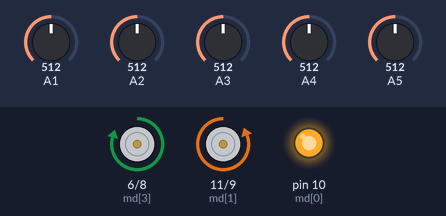
This sketch was run on a simulated Arduino Uno, built with avr-gcc and run on an emulated ATmega328P. On the bench: motor-driver pin pairs drawn as motors (green arrow = first pin HIGH = forward, orange = second pin HIGH = backward, longer = more drive), output pins drawn as LEDs (lit = HIGH). The inputs (shaded band) are chosen by the test bench; at power-on: A1 = 512, A5 = 512, A2 = 512, A3 = 512, A4 = 512. What the sketch prints to the serial monitor is not drawn.

Above: at 2.4 s.
2.5 s: A1 set to 306
At 3.07 s:
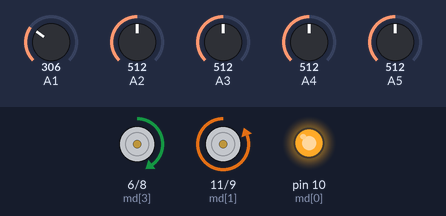
5.5 s: A5 set to 306
7.0 s: A2 set to 306
At 7.19 s:
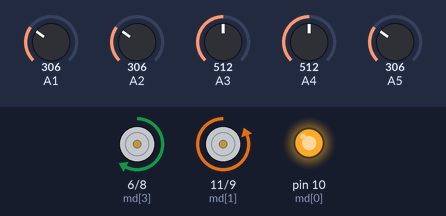
10.0 s: A3 set to 306
At 12.1 s:
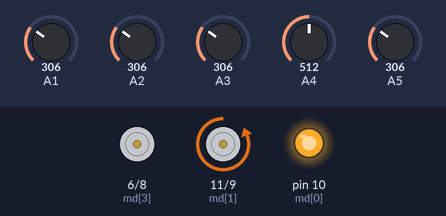
13.0 s: A3 set to 412
14.5 s: A3 set to 440
At 14.79 s:
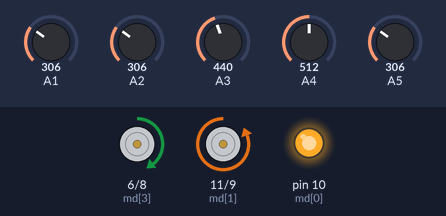
Timing chart, 0 to 18.5 s (numbered marks = the images above; inputs shaded):
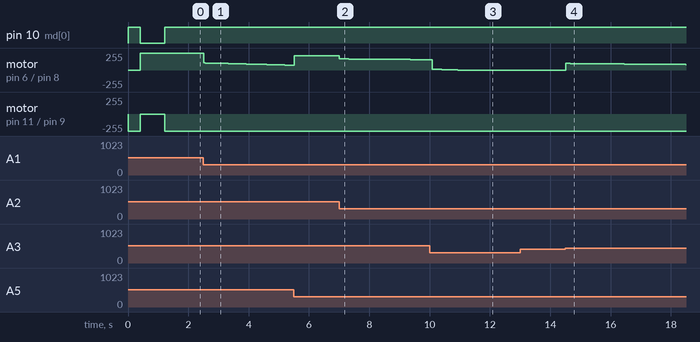

Measured:
- the behaviour switches between 427 and 428 on A3 (found by bisection; images 3 and 4)
- after the input at 2.5 s, motor on pin 6 (md[3]) / pin 8 (md[4]): moves from forward 250/255 to forward 72/255 over 2.9 s, starting at once
- after the input at 7.0 s, motor on pin 6 (md[3]) / pin 8 (md[4]): moves from forward 214/255 to forward 155/255 over 2.9 s, starting at once
- after the input at 14.5 s, motor on pin 6 (md[3]) / pin 8 (md[4]): stopped → forward 98/255 at once, → forward 97/255 0.16 s later, → forward 96/255 0.25 s later, → forward 95/255 0.25 s later, … (17 changes in this stretch)

The sketch:

line_follower.ino
```cpp
int in[7];
int ma[7]={0,0,0,0,0,0,0};
int mi[7]={500,500,500,500,500,500,500};
int md[]={10,11,9,6,8,7};
int cv;int k,pcv;
int perr;
long cerr;int pwma,pwmb,pwmm=255;
//float kp=0.28,ki=0.000008,kd=0.01;
float kp=0.19,ki=0.00008,kd=0.05;
void setup(){
  Serial.begin(9600);
  pinMode(13,INPUT);
  pinMode(12,INPUT);
  for(int i=0;i<5;i++)pinMode(md[i],OUTPUT);
  digitalWrite(md[0],HIGH);
  digitalWrite(md[1],LOW);
  digitalWrite(md[4],HIGH);
  digitalWrite(md[5],LOW);
  speedControl(255,255);
  for(int i=0;i<500;i++)
    takeInput();
  digitalWrite(md[0],LOW);
  digitalWrite(md[1],HIGH);
  digitalWrite(md[4],LOW);
  digitalWrite(md[5],HIGH);
  for(int i=0;i<1000;i++)
    takeInput();
  digitalWrite(md[0],HIGH);
  digitalWrite(md[1],LOW);
  digitalWrite(md[4],HIGH);
  digitalWrite(md[5],LOW);
  while(in[3]==0)
    takeInput();
  digitalWrite(md[0],HIGH);
  digitalWrite(md[1],LOW);
  digitalWrite(md[4],LOW);
  digitalWrite(md[5],HIGH);
}

void takeInput(){
  //in[0]=digitalRead(12);
  //in[7]=digitalRead(13);
  in[1]=analogRead(A1);
  in[2]=analogRead(A2);
  in[3]=analogRead(A3);
  in[4]=analogRead(A4);
  in[5]=analogRead(A5);
  for(int i=1;i<=5;i++){
    if(in[i]>ma[i])
      {ma[i]=in[i];}
    else
    if(in[i]<mi[i])
      mi[i]=in[i];

    in[i]=map(in[i],mi[i],ma[i],0,255);
  }
   in[3]=(in[3]>150)?1:0;
}
void setValues(){
  if(in[3]==1)k=(-in[1]*3-in[2]+in[4]+in[5]*3);
  if((in[1]>60||in[2]>60||in[4]>60||in[5]>60||in[3]==1))
  cv =k*in[3]
      +(1-in[3])*(((in[1]+in[2])>(in[4]+in[5]))?(k-(+(255-in[1])*3+(255-in[2]))):((255-in[4])+(255-in[5])*3+k));
   else cv=1800*(pcv/abs(pcv));
  pcv=cv;
  Serial.println(cv);
}
void loop (){
  /*for(int i=0;i<7;i++)
    {
      Serial.print(in[i]);Serial.print("  ");
    }*/

  takeInput();
  setValues();
int err = 0 - cv;
cerr+=err;
float pwm = err*kp + cerr*ki + (err-perr)*kd;
perr=err;
//Serial.println(pwm);
pwma=pwmm-pwm;pwmb=pwmm+pwm;
pwma=(pwma>pwmm)?pwmm:pwma;
pwmb=(pwmb>pwmm)?pwmm:pwmb;
pwma=(pwma<0)?0:pwma;
pwmb=(pwmb<0)?0:pwmb;
speedControl(pwma,pwmb);
}
void speedControl(int a, int b){

  analogWrite(md[2], map(a,0,255,0,255));//246
  analogWrite(md[3], map(b,0,255,0,250));}
```
